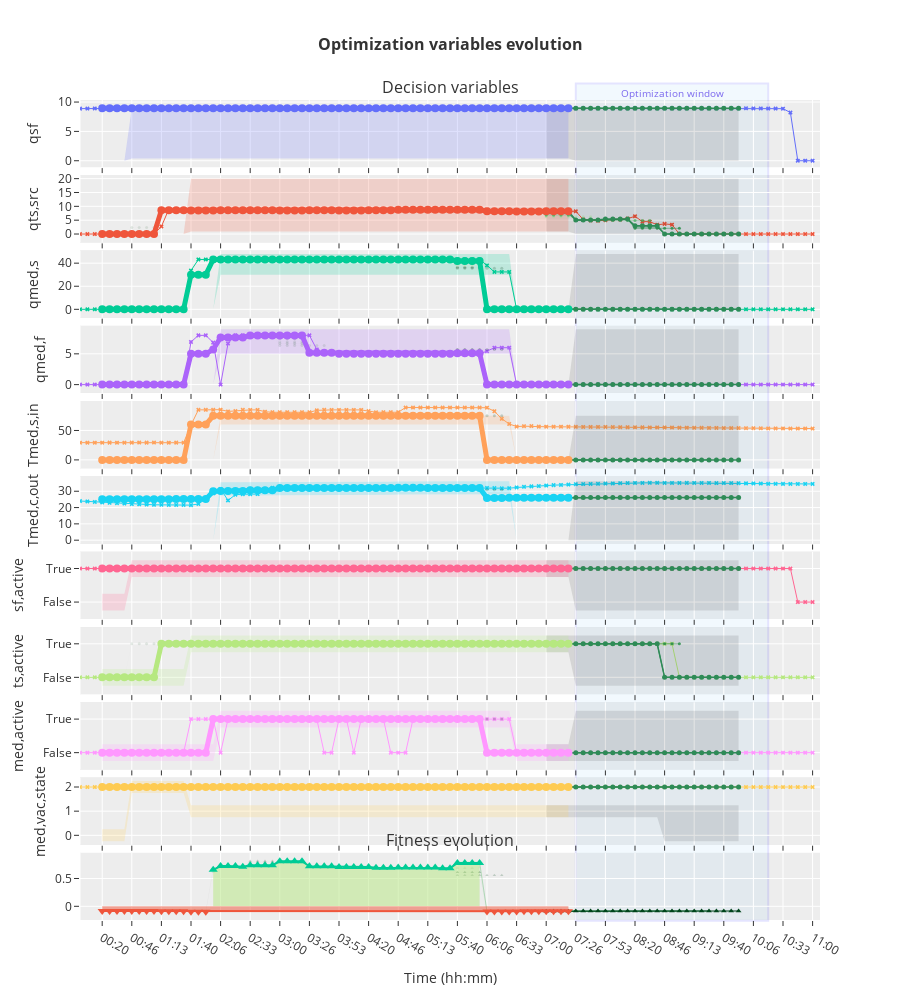

Here is the notebook cell this chart was saved with:
### Code cell
from solarmed_optimization.visualization.optim_evolution import plot_dec_vars_evolution

fig = plot_dec_vars_evolution(problem=problem, df_hors_=df_hors, df_mod=df_sim, df_aux=df, full_xaxis_range=True)

# Show the figure
fig.show()
